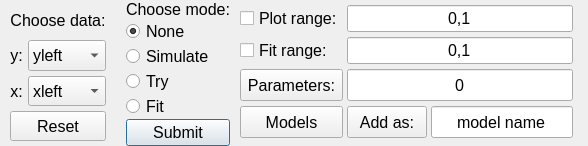
            <widget class="QFrame" name="frame">
             <property name="sizePolicy">
              <sizepolicy hsizetype="Expanding" vsizetype="Preferred">
               <horstretch>0</horstretch>
               <verstretch>0</verstretch>
              </sizepolicy>
             </property>
             <property name="maximumSize">
              <size>
               <width>16777215</width>
               <height>150</height>
              </size>
             </property>
             <property name="font">
              <font>
               <pointsize>12</pointsize>
              </font>
             </property>
             <layout class="QGridLayout" name="gridLayout_4">
              <property name="leftMargin">
               <number>5</number>
              </property>
              <property name="topMargin">
               <number>0</number>
              </property>
              <property name="rightMargin">
               <number>5</number>
              </property>
              <property name="bottomMargin">
               <number>0</number>
              </property>
              <property name="spacing">
               <number>0</number>
              </property>
              <item row="0" column="3" rowspan="2">
               <widget class="QFrame" name="frame_12">
                <property name="sizePolicy">
                 <sizepolicy hsizetype="Preferred" vsizetype="Preferred">
                  <horstretch>0</horstretch>
                  <verstretch>0</verstretch>
                 </sizepolicy>
                </property>
                <property name="minimumSize">
                 <size>
                  <width>200</width>
                  <height>0</height>
                 </size>
                </property>
                <property name="maximumSize">
                 <size>
                  <width>4563563</width>
                  <height>16777215</height>
                 </size>
                </property>
                <property name="font">
                 <font>
                  <pointsize>12</pointsize>
                 </font>
                </property>
                <property name="frameShape">
                 <enum>QFrame::NoFrame</enum>
                </property>
                <property name="frameShadow">
                 <enum>QFrame::Raised</enum>
                </property>
                <layout class="QGridLayout" name="gridLayout_8">
                 <property name="leftMargin">
                  <number>10</number>
                 </property>
                 <property name="topMargin">
                  <number>0</number>
                 </property>
                 <property name="rightMargin">
                  <number>10</number>
                 </property>
                 <property name="bottomMargin">
                  <number>0</number>
                 </property>
                 <property name="horizontalSpacing">
                  <number>4</number>
                 </property>
                 <property name="verticalSpacing">
                  <number>0</number>
                 </property>
                 <item row="3" column="1">
                  <widget class="QPushButton" name="modelsButton">
                   <property name="enabled">
                    <bool>true</bool>
                   </property>
                   <property name="sizePolicy">
                    <sizepolicy hsizetype="Preferred" vsizetype="Fixed">
                     <horstretch>0</horstretch>
                     <verstretch>0</verstretch>
                    </sizepolicy>
                   </property>
                   <property name="maximumSize">
                    <size>
                     <width>140</width>
                     <height>32</height>
                    </size>
                   </property>
                   <property name="font">
                    <font>
                     <pointsize>12</pointsize>
                    </font>
                   </property>
                   <property name="toolTip">
                    <string>Click to compare models</string>
                   </property>
                   <property name="text">
                    <string>Models</string>
                   </property>
                   <property name="autoDefault">
                    <bool>false</bool>
                   </property>
                  </widget>
                 </item>
                 <item row="0" column="1">
                  <widget class="QCheckBox" name="fitplrangecb">
                   <property name="sizePolicy">
                    <sizepolicy hsizetype="Preferred" vsizetype="Fixed">
                     <horstretch>0</horstretch>
                     <verstretch>0</verstretch>
                    </sizepolicy>
                   </property>
                   <property name="maximumSize">
                    <size>
                     <width>123124</width>
                     <height>16777215</height>
                    </size>
                   </property>
                   <property name="font">
                    <font>
                     <pointsize>12</pointsize>
                    </font>
                   </property>
                   <property name="text">
                    <string>Plot range:</string>
                   </property>
                  </widget>
                 </item>
                 <item row="3" column="2">
                  <widget class="QPushButton" name="addModelAs">
                   <property name="enabled">
                    <bool>true</bool>
                   </property>
                   <property name="sizePolicy">
                    <sizepolicy hsizetype="Preferred" vsizetype="Fixed">
                     <horstretch>0</horstretch>
                     <verstretch>0</verstretch>
                    </sizepolicy>
                   </property>
                   <property name="maximumSize">
                    <size>
                     <width>140</width>
                     <height>32</height>
                    </size>
                   </property>
                   <property name="font">
                    <font>
                     <pointsize>12</pointsize>
                    </font>
                   </property>
                   <property name="toolTip">
                    <string>Add current model as no:</string>
                   </property>
                   <property name="text">
                    <string>Add as:</string>
                   </property>
                   <property name="autoDefault">
                    <bool>false</bool>
                   </property>
                  </widget>
                 </item>
                 <item row="3" column="3" colspan="2">
                  <widget class="QLineEdit" name="modelName">
                   <property name="enabled">
                    <bool>true</bool>
                   </property>
                   <property name="sizePolicy">
                    <sizepolicy hsizetype="Preferred" vsizetype="Preferred">
                     <horstretch>0</horstretch>
                     <verstretch>0</verstretch>
                    </sizepolicy>
                   </property>
                   <property name="minimumSize">
                    <size>
                     <width>0</width>
                     <height>0</height>
                    </size>
                   </property>
                   <property name="maximumSize">
                    <size>
                     <width>2000</width>
                     <height>16777215</height>
                    </size>
                   </property>
                   <property name="font">
                    <font>
                     <pointsize>12</pointsize>
                    </font>
                   </property>
                   <property name="text">
                    <string>model name</string>
                   </property>
                   <property name="alignment">
                    <set>Qt::AlignCenter</set>
                   </property>
                  </widget>
                 </item>
                 <item row="0" column="2" colspan="3">
                  <widget class="QLineEdit" name="fitplrange">
                   <property name="sizePolicy">
                    <sizepolicy hsizetype="Preferred" vsizetype="Preferred">
                     <horstretch>0</horstretch>
                     <verstretch>0</verstretch>
                    </sizepolicy>
                   </property>
                   <property name="minimumSize">
                    <size>
                     <width>0</width>
                     <height>0</height>
                    </size>
                   </property>
                   <property name="maximumSize">
                    <size>
                     <width>2000</width>
                     <height>16777215</height>
                    </size>
                   </property>
                   <property name="font">
                    <font>
                     <pointsize>12</pointsize>
                    </font>
                   </property>
                   <property name="text">
                    <string>0,1</string>
                   </property>
                   <property name="alignment">
                    <set>Qt::AlignCenter</set>
                   </property>
                  </widget>
                 </item>
                 <item row="1" column="1">
                  <widget class="QCheckBox" name="fitrcb">
                   <property name="sizePolicy">
                    <sizepolicy hsizetype="Preferred" vsizetype="Fixed">
                     <horstretch>0</horstretch>
                     <verstretch>0</verstretch>
                    </sizepolicy>
                   </property>
                   <property name="font">
                    <font>
                     <pointsize>12</pointsize>
                    </font>
                   </property>
                   <property name="text">
                    <string>Fit range:</string>
                   </property>
                  </widget>
                 </item>
                 <item row="1" column="2" colspan="3">
                  <widget class="QLineEdit" name="fitrange">
                   <property name="sizePolicy">
                    <sizepolicy hsizetype="Preferred" vsizetype="Preferred">
                     <horstretch>0</horstretch>
                     <verstretch>0</verstretch>
                    </sizepolicy>
                   </property>
                   <property name="maximumSize">
                    <size>
                     <width>2000</width>
                     <height>16777215</height>
                    </size>
                   </property>
                   <property name="font">
                    <font>
                     <pointsize>12</pointsize>
                    </font>
                   </property>
                   <property name="text">
                    <string>0,1</string>
                   </property>
                   <property name="alignment">
                    <set>Qt::AlignCenter</set>
                   </property>
                  </widget>
                 </item>
                 <item row="2" column="1">
                  <widget class="QPushButton" name="addSliders">
                   <property name="sizePolicy">
                    <sizepolicy hsizetype="Preferred" vsizetype="Fixed">
                     <horstretch>0</horstretch>
                     <verstretch>0</verstretch>
                    </sizepolicy>
                   </property>
                   <property name="maximumSize">
                    <size>
                     <width>140</width>
                     <height>32</height>
                    </size>
                   </property>
                   <property name="font">
                    <font>
                     <pointsize>12</pointsize>
                    </font>
                   </property>
                   <property name="text">
                    <string>Parameters:</string>
                   </property>
                   <property name="autoDefault">
                    <bool>false</bool>
                   </property>
                  </widget>
                 </item>
                 <item row="2" column="2" colspan="3">
                  <widget class="QLineEdit" name="parsValue">
                   <property name="sizePolicy">
                    <sizepolicy hsizetype="Preferred" vsizetype="Preferred">
                     <horstretch>0</horstretch>
                     <verstretch>0</verstretch>
                    </sizepolicy>
                   </property>
                   <property name="minimumSize">
                    <size>
                     <width>0</width>
                     <height>0</height>
                    </size>
                   </property>
                   <property name="maximumSize">
                    <size>
                     <width>2000</width>
                     <height>16777215</height>
                    </size>
                   </property>
                   <property name="font">
                    <font>
                     <pointsize>12</pointsize>
                    </font>
                   </property>
                   <property name="text">
                    <string>0</string>
                   </property>
                   <property name="alignment">
                    <set>Qt::AlignCenter</set>
                   </property>
                  </widget>
                 </item>
                </layout>
               </widget>
              </item>
              <item row="0" column="1" rowspan="2">
               <widget class="QFrame" name="frame_8">
                <property name="sizePolicy">
                 <sizepolicy hsizetype="Preferred" vsizetype="Preferred">
                  <horstretch>0</horstretch>
                  <verstretch>0</verstretch>
                 </sizepolicy>
                </property>
                <property name="maximumSize">
                 <size>
                  <width>16777215</width>
                  <height>16777215</height>
                 </size>
                </property>
                <property name="font">
                 <font>
                  <pointsize>12</pointsize>
                 </font>
                </property>
                <property name="frameShape">
                 <enum>QFrame::NoFrame</enum>
                </property>
                <property name="frameShadow">
                 <enum>QFrame::Raised</enum>
                </property>
                <layout class="QGridLayout" name="gridLayout_3">
                 <property name="leftMargin">
                  <number>5</number>
                 </property>
                 <property name="topMargin">
                  <number>5</number>
                 </property>
                 <property name="rightMargin">
                  <number>10</number>
                 </property>
                 <property name="bottomMargin">
                  <number>5</number>
                 </property>
                 <property name="spacing">
                  <number>5</number>
                 </property>
                 <item row="3" column="1" colspan="3">
                  <widget class="QComboBox" name="xdatabox">
                   <property name="sizePolicy">
                    <sizepolicy hsizetype="Preferred" vsizetype="Preferred">
                     <horstretch>0</horstretch>
                     <verstretch>0</verstretch>
                    </sizepolicy>
                   </property>
                   <property name="maximumSize">
                    <size>
                     <width>1500</width>
                     <height>16777215</height>
                    </size>
                   </property>
                   <property name="font">
                    <font>
                     <pointsize>12</pointsize>
                    </font>
                   </property>
                   <item>
                    <property name="text">
                     <string>xleft</string>
                    </property>
                   </item>
                   <item>
                    <property name="text">
                     <string>xright</string>
                    </property>
                   </item>
                  </widget>
                 </item>
                 <item row="3" column="0">
                  <widget class="QLabel" name="ylb_3">
                   <property name="sizePolicy">
                    <sizepolicy hsizetype="Maximum" vsizetype="Preferred">
                     <horstretch>0</horstretch>
                     <verstretch>0</verstretch>
                    </sizepolicy>
                   </property>
                   <property name="font">
                    <font>
                     <pointsize>12</pointsize>
                    </font>
                   </property>
                   <property name="text">
                    <string>x:</string>
                   </property>
                   <property name="alignment">
                    <set>Qt::AlignCenter</set>
                   </property>
                  </widget>
                 </item>
                 <item row="2" column="0">
                  <widget class="QLabel" name="ylb_2">
                   <property name="sizePolicy">
                    <sizepolicy hsizetype="Maximum" vsizetype="Preferred">
                     <horstretch>0</horstretch>
                     <verstretch>0</verstretch>
                    </sizepolicy>
                   </property>
                   <property name="font">
                    <font>
                     <pointsize>12</pointsize>
                    </font>
                   </property>
                   <property name="text">
                    <string>y:</string>
                   </property>
                   <property name="alignment">
                    <set>Qt::AlignCenter</set>
                   </property>
                  </widget>
                 </item>
                 <item row="2" column="1" colspan="3">
                  <widget class="QComboBox" name="ydatabox">
                   <property name="sizePolicy">
                    <sizepolicy hsizetype="Preferred" vsizetype="Preferred">
                     <horstretch>0</horstretch>
                     <verstretch>0</verstretch>
                    </sizepolicy>
                   </property>
                   <property name="maximumSize">
                    <size>
                     <width>1500</width>
                     <height>16777215</height>
                    </size>
                   </property>
                   <property name="font">
                    <font>
                     <pointsize>12</pointsize>
                    </font>
                   </property>
                   <item>
                    <property name="text">
                     <string>yleft</string>
                    </property>
                   </item>
                   <item>
                    <property name="text">
                     <string>yright</string>
                    </property>
                   </item>
                  </widget>
                 </item>
                 <item row="4" column="0" colspan="4">
                  <widget class="QPushButton" name="resetButton">
                   <property name="sizePolicy">
                    <sizepolicy hsizetype="Preferred" vsizetype="Preferred">
                     <horstretch>0</horstretch>
                     <verstretch>0</verstretch>
                    </sizepolicy>
                   </property>
                   <property name="maximumSize">
                    <size>
                     <width>1234132</width>
                     <height>32</height>
                    </size>
                   </property>
                   <property name="font">
                    <font>
                     <pointsize>12</pointsize>
                    </font>
                   </property>
                   <property name="text">
                    <string>Reset</string>
                   </property>
                   <property name="autoDefault">
                    <bool>false</bool>
                   </property>
                  </widget>
                 </item>
                 <item row="0" column="0" colspan="4">
                  <widget class="QLabel" name="label_15">
                   <property name="sizePolicy">
                    <sizepolicy hsizetype="Preferred" vsizetype="Maximum">
                     <horstretch>0</horstretch>
                     <verstretch>0</verstretch>
                    </sizepolicy>
                   </property>
                   <property name="maximumSize">
                    <size>
                     <width>12342134</width>
                     <height>40</height>
                    </size>
                   </property>
                   <property name="font">
                    <font>
                     <pointsize>12</pointsize>
                    </font>
                   </property>
                   <property name="text">
                    <string>Choose data:</string>
                   </property>
                   <property name="alignment">
                    <set>Qt::AlignCenter</set>
                   </property>
                  </widget>
                 </item>
                </layout>
               </widget>
              </item>
              <item row="0" column="2" rowspan="2">
               <widget class="QFrame" name="frame_9">
                <property name="sizePolicy">
                 <sizepolicy hsizetype="Maximum" vsizetype="Preferred">
                  <horstretch>0</horstretch>
                  <verstretch>0</verstretch>
                 </sizepolicy>
                </property>
                <property name="minimumSize">
                 <size>
                  <width>0</width>
                  <height>0</height>
                 </size>
                </property>
                <property name="maximumSize">
                 <size>
                  <width>12342314</width>
                  <height>16777215</height>
                 </size>
                </property>
                <property name="font">
                 <font>
                  <pointsize>12</pointsize>
                 </font>
                </property>
                <property name="frameShape">
                 <enum>QFrame::NoFrame</enum>
                </property>
                <property name="frameShadow">
                 <enum>QFrame::Raised</enum>
                </property>
                <layout class="QGridLayout" name="gridLayout_6">
                 <property name="leftMargin">
                  <number>10</number>
                 </property>
                 <property name="topMargin">
                  <number>0</number>
                 </property>
                 <property name="rightMargin">
                  <number>0</number>
                 </property>
                 <property name="bottomMargin">
                  <number>0</number>
                 </property>
                 <property name="spacing">
                  <number>0</number>
                 </property>
                 <item row="0" column="0">
                  <widget class="QLabel" name="label_16">
                   <property name="sizePolicy">
                    <sizepolicy hsizetype="Expanding" vsizetype="Minimum">
                     <horstretch>0</horstretch>
                     <verstretch>0</verstretch>
                    </sizepolicy>
                   </property>
                   <property name="maximumSize">
                    <size>
                     <width>200</width>
                     <height>20</height>
                    </size>
                   </property>
                   <property name="font">
                    <font>
                     <pointsize>12</pointsize>
                    </font>
                   </property>
                   <property name="text">
                    <string>Choose mode:</string>
                   </property>
                   <property name="alignment">
                    <set>Qt::AlignLeading|Qt::AlignLeft|Qt::AlignVCenter</set>
                   </property>
                  </widget>
                 </item>
                 <item row="1" column="0">
                  <widget class="QRadioButton" name="nonecb">
                   <property name="sizePolicy">
                    <sizepolicy hsizetype="Preferred" vsizetype="Fixed">
                     <horstretch>0</horstretch>
                     <verstretch>0</verstretch>
                    </sizepolicy>
                   </property>
                   <property name="font">
                    <font>
                     <pointsize>12</pointsize>
                    </font>
                   </property>
                   <property name="text">
                    <string>None</string>
                   </property>
                   <property name="checked">
                    <bool>true</bool>
                   </property>
                  </widget>
                 </item>
                 <item row="2" column="0">
                  <widget class="QRadioButton" name="simulatecb">
                   <property name="sizePolicy">
                    <sizepolicy hsizetype="Preferred" vsizetype="Fixed">
                     <horstretch>0</horstretch>
                     <verstretch>0</verstretch>
                    </sizepolicy>
                   </property>
                   <property name="font">
                    <font>
                     <pointsize>12</pointsize>
                    </font>
                   </property>
                   <property name="text">
                    <string>Simulate</string>
                   </property>
                  </widget>
                 </item>
                 <item row="3" column="0">
                  <widget class="QRadioButton" name="trycb">
                   <property name="sizePolicy">
                    <sizepolicy hsizetype="Preferred" vsizetype="Fixed">
                     <horstretch>0</horstretch>
                     <verstretch>0</verstretch>
                    </sizepolicy>
                   </property>
                   <property name="font">
                    <font>
                     <pointsize>12</pointsize>
                    </font>
                   </property>
                   <property name="text">
                    <string>Try</string>
                   </property>
                  </widget>
                 </item>
                 <item row="4" column="0">
                  <widget class="QRadioButton" name="fitcb">
                   <property name="sizePolicy">
                    <sizepolicy hsizetype="Preferred" vsizetype="Fixed">
                     <horstretch>0</horstretch>
                     <verstretch>0</verstretch>
                    </sizepolicy>
                   </property>
                   <property name="font">
                    <font>
                     <pointsize>12</pointsize>
                    </font>
                   </property>
                   <property name="text">
                    <string>Fit</string>
                   </property>
                  </widget>
                 </item>
                 <item row="5" column="0">
                  <widget class="QPushButton" name="fitSubmitBtn">
                   <property name="sizePolicy">
                    <sizepolicy hsizetype="Preferred" vsizetype="Fixed">
                     <horstretch>0</horstretch>
                     <verstretch>0</verstretch>
                    </sizepolicy>
                   </property>
                   <property name="minimumSize">
                    <size>
                     <width>0</width>
                     <height>0</height>
                    </size>
                   </property>
                   <property name="maximumSize">
                    <size>
                     <width>350</width>
                     <height>32</height>
                    </size>
                   </property>
                   <property name="font">
                    <font>
                     <pointsize>12</pointsize>
                    </font>
                   </property>
                   <property name="text">
                    <string>Submit</string>
                   </property>
                   <property name="autoDefault">
                    <bool>false</bool>
                   </property>
                   <property name="default">
                    <bool>true</bool>
                   </property>
                  </widget>
                 </item>
                </layout>
               </widget>
              </item>
             </layout>
            </widget>
